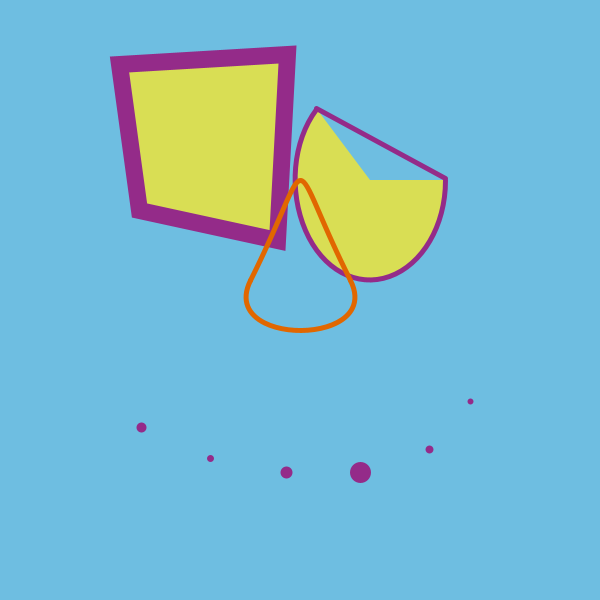
Frame 1 (no input)
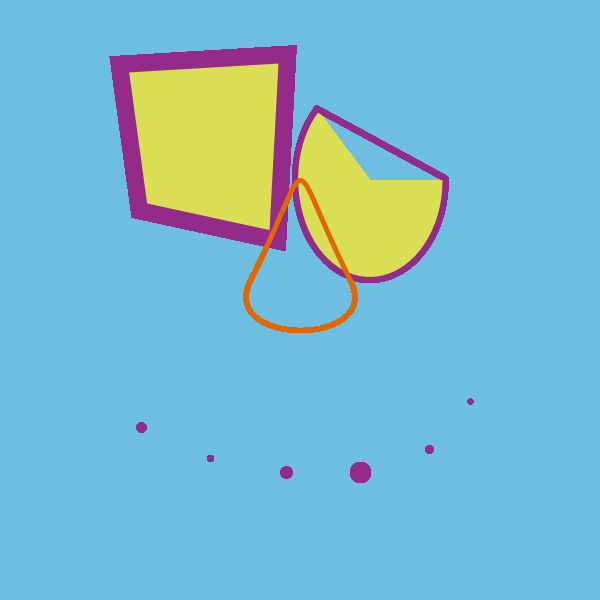
Frame 60 (the mouse pressed at the canvas centre just before this capture)
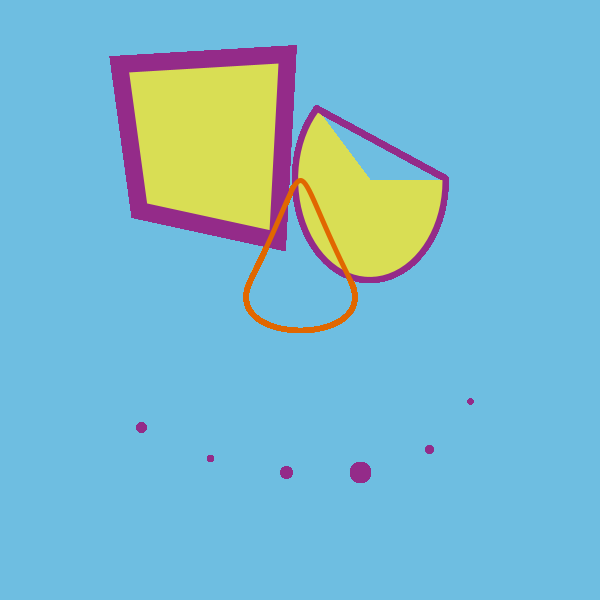
Frame 120 (the mouse held since frame 60 and released just before this capture)

The Processing sketch that drew these frames (run headless with seeded random() and noise(); from frame 60 on, the mouse is pressed at the canvas centre):

// Processing sketch: processing_162305
// ── processing_162305.pde

// Selfportrait

void setup() {
  size(600, 600);
  background(#6EBEE1);
  strokeWeight(5);
  smooth();
}

void draw() {
  // Right eye
  fill(#D9DE54);
  stroke(#942B89);
  arc(370, 180, 150, 200, 0, PI*1.25);
  line(316, 108, 445, 178);


  // Left eye
  stroke(#942B89);
  strokeWeight(17);
  beginShape();
  vertex(119, 64);
  vertex(287, 54);
  vertex(277, 240);
  vertex(139, 210);
  endShape(CLOSE);

  // Nose
  strokeWeight(5);
  noFill();
  stroke(#E16700);
  curveTightness(3);
  curve(250, 480, 250, 280, 350, 280, 350, 480);

  stroke(#E16700);
  curveTightness(-3);
  curve(250, 480, 250, 280, 350, 280, 350, 480);

  // Mouth
  stroke(#942B89);
  strokeWeight(10);
  point(141, 427);
  strokeWeight(7);
  point(210, 458);
  strokeWeight(12);
  point(286, 472);
  strokeWeight(21);
  point(360, 472);
  strokeWeight(8);
  point(429, 449);
  strokeWeight(6);
  point(470, 401);
}
